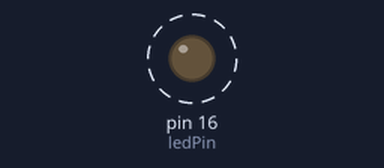
A sketch run on a simulated Arduino Uno, built with avr-gcc and run on an emulated ATmega328P. Parts: output pins drawn as LEDs (lit = HIGH). Dashed ring = blinking.

Above: at 0.2 s.
Timing chart, 0 to 3.0 s (numbered marks = the images above):
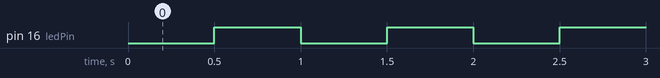

Measured:
- by itself, pin 16 (ledPin): alternates HIGH for 0.50 s and LOW for 0.50 s

The sketch:

LED-example.ino
```cpp
// constants won't change. Used here to set a pin number :
const int ledPin =  16;      // the number of the LED pin

// Variables will change :
int ledState = LOW;             // ledState used to set the LED

// Generally, you should use "unsigned long" for variables that hold time
// The value will quickly become too large for an int to store
unsigned long previousMillis = 0;        // will store last time LED was updated

// constants won't change :
const long interval = 500;           // interval at which to blink (milliseconds)

void setup() {
  // set the digital pin as output:
  pinMode(ledPin, OUTPUT);
}

void loop() {
  // here is where you'd put code that needs to be running all the time.

  // check to see if it's time to blink the LED; that is, if the
  // difference between the current time and last time you blinked
  // the LED is bigger than the interval at which you want to
  // blink the LED.
  unsigned long currentMillis = millis();

  if (currentMillis - previousMillis >= interval) {
    // save the last time you blinked the LED
    previousMillis = currentMillis;

    // if the LED is off turn it on and vice-versa:
    if (ledState == LOW) {
      ledState = HIGH;
    } else {
      ledState = LOW;
    }

    // set the LED with the ledState of the variable:
    digitalWrite(ledPin, ledState);
  }
}
```
